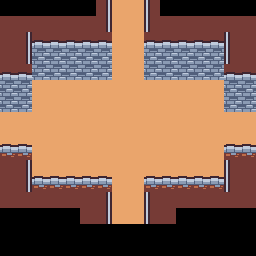

The image is a tile-based game level rendered from a .tmx file. Its description and complete source (layers, tilesets, objects, tile grids) follow:
An orthogonal 16x16 tile map with 16x16 px tiles, 3 tile layers (Ground, Walls, Decorations).

<map version="1.10" tiledversion="1.11.2" orientation="orthogonal" renderorder="right-down" width="16" height="16" tilewidth="16" tileheight="16" infinite="0" nextlayerid="4" nextobjectid="1">
 <tileset firstgid="1" source="../Tilesets/tilemap_test.tsx" />
 <layer id="1" name="Ground" width="16" height="16">
  <properties>
   <property name="unity:SortingLayer" value="Ground" />
  </properties>
  <data encoding="csv">
0,0,0,0,0,0,0,49,49,0,0,0,0,0,0,0,
0,0,0,0,0,0,0,49,49,0,0,0,0,0,0,0,
0,0,0,0,0,0,0,49,49,0,0,0,0,0,0,0,
0,0,0,0,0,0,0,49,49,0,0,0,0,0,0,0,
0,0,0,0,0,0,0,49,49,0,0,0,0,0,0,0,
0,0,49,49,49,49,49,49,49,49,49,49,49,49,0,0,
0,0,49,49,49,49,49,49,49,49,49,49,49,49,0,0,
49,49,49,49,49,49,49,49,49,49,49,49,49,49,49,49,
49,49,49,49,49,49,49,49,49,49,49,49,49,49,49,49,
0,0,49,49,49,49,49,49,49,49,49,49,49,49,0,0,
0,0,49,49,49,49,49,49,49,49,49,49,49,49,0,0,
0,0,0,0,0,0,0,49,49,0,0,0,0,0,0,0,
0,0,0,0,0,0,0,49,49,0,0,0,0,0,0,0,
0,0,0,0,0,0,0,49,49,0,0,0,0,0,0,0,
0,0,0,0,0,0,0,0,0,0,0,0,0,0,0,0,
0,0,0,0,0,0,0,0,0,0,0,0,0,0,0,0
</data>
 </layer>
 <layer id="2" name="Walls" width="16" height="16">
  <properties>
   <property name="unity:SortingLayer" value="Walls" />
  </properties>
  <data encoding="csv">
0,0,0,0,0,0,14,0,0,16,0,0,0,0,0,0,
1,1,1,1,1,1,14,0,0,16,1,1,1,1,1,1,
1,14,3,3,3,3,3,0,0,3,3,3,3,3,16,1,
1,14,15,15,15,15,15,0,0,15,15,15,15,15,16,1,
3,3,15,15,15,15,15,0,0,15,15,15,15,15,3,3,
15,15,0,0,0,0,0,0,0,0,0,0,0,0,15,15,
15,15,0,0,0,0,0,0,0,0,0,0,0,0,15,15,
0,0,0,0,0,0,0,0,0,0,0,0,0,0,0,0,
0,0,0,0,0,0,0,0,0,0,0,0,0,0,0,0,
27,27,0,0,0,0,0,0,0,0,0,0,0,0,27,27,
1,14,0,0,0,0,0,0,0,0,0,0,0,0,16,1,
1,14,27,27,27,27,27,0,0,27,27,27,27,27,16,1,
1,1,1,1,1,1,14,0,0,16,1,1,1,1,1,1,
0,0,0,0,0,1,14,0,0,16,1,0,0,0,0,0,
0,0,0,0,0,0,0,0,0,0,0,0,0,0,0,0,
0,0,0,0,0,0,0,0,0,0,0,0,0,0,0,0
</data>
 </layer>
 <layer id="3" name="Decorations" width="16" height="16">
  <properties>
   <property name="unity:SortingLayer" value="Default" />
  </properties>
  <data encoding="csv">
0,0,0,0,0,0,0,0,0,0,0,0,0,0,0,0,
0,0,0,0,0,0,0,0,0,0,0,0,0,0,0,0,
0,0,0,0,0,0,0,0,0,0,0,0,0,0,0,0,
0,0,0,0,0,0,0,0,0,0,0,0,0,0,0,0,
0,0,0,0,0,0,0,0,0,0,0,0,0,0,0,0,
0,0,0,0,0,0,0,0,0,0,0,0,0,0,0,0,
0,0,0,0,0,0,0,0,0,0,0,0,0,0,0,0,
0,0,0,0,0,0,0,0,0,0,0,0,0,0,0,0,
0,0,0,0,0,0,0,0,0,0,0,0,0,0,0,0,
0,0,0,0,0,0,0,0,0,0,0,0,0,0,0,0,
0,0,0,0,0,0,0,0,0,0,0,0,0,0,0,0,
0,0,0,0,0,0,0,0,0,0,0,0,0,0,0,0,
0,0,0,0,0,0,0,0,0,0,0,0,0,0,0,0,
0,0,0,0,0,0,0,0,0,0,0,0,0,0,0,0,
0,0,0,0,0,0,0,0,0,0,0,0,0,0,0,0,
0,0,0,0,0,0,0,0,0,0,0,0,0,0,0,0
</data>
 </layer>
</map>
